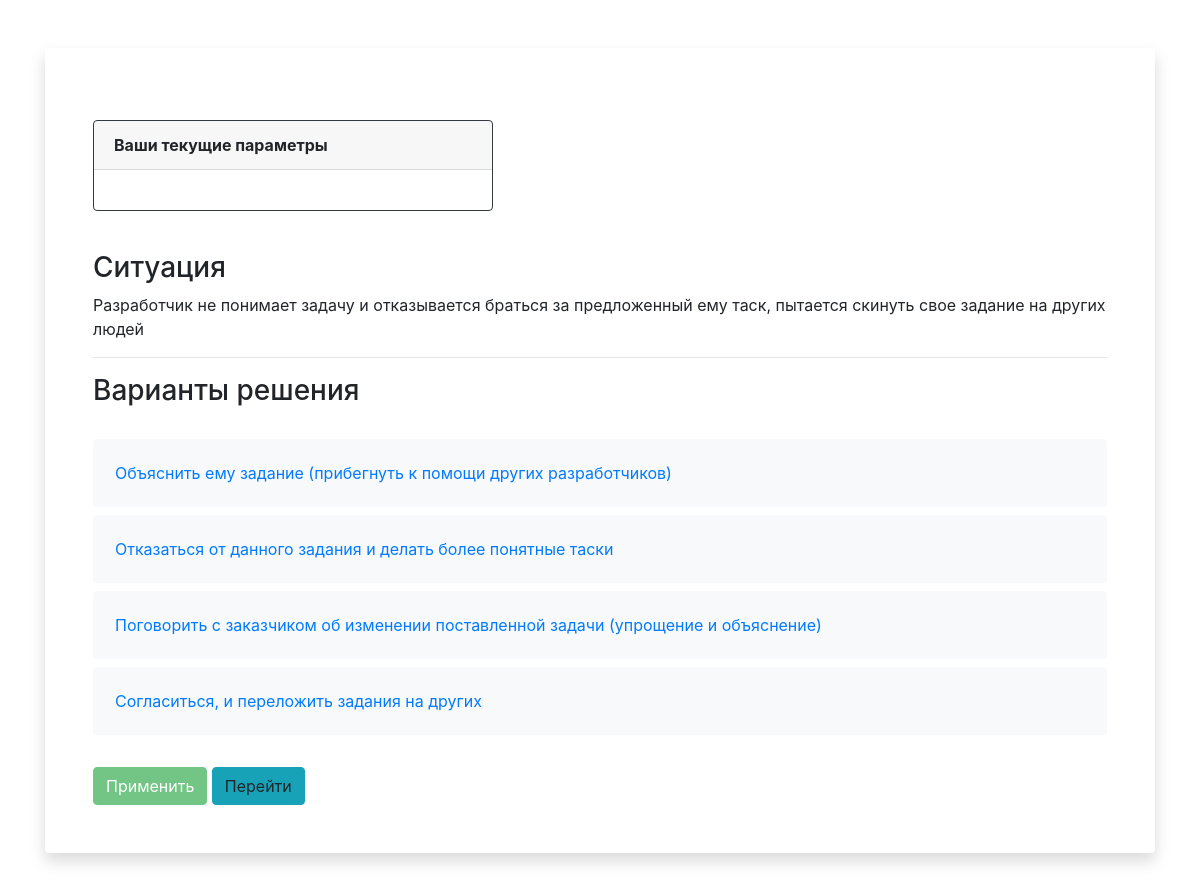
Page /sim/question/6 on the committed database.
### sim/models.py (models this page shows, shortened)
class Question(models.Model):
    type = models.CharField(max_length=10, choices=QUESTION_CHOICES, default=QUESTION_CHOICES[1][0])
    name = models.TextField(unique=True)

class Answer(models.Model):
    question = models.ForeignKey(Question, related_name='question_answers', null=False, blank=False,
                                 on_delete=models.CASCADE)
    text = models.TextField()
    class Meta:
        unique_together = (('question', 'text'),)

### sim/views.py (the view)
# urls.py: url(r'^question/(?P<q_id>[0-9]+)$', question, name='question'),
def question(request, q_id):
    question = Question.objects.get(id=q_id)
    question_answers = question.question_answers.all()
    results = Result.objects.filter(
        session_key=request.session.session_key)
    response = render(request, 'sim/question.html',
                      {'answers': question_answers, 'results': results, 'end': question.type == 'конец'})
    return response

### templates/sim/question.html (shortened to what this page needs)
{% load static %}
<!DOCTYPE html>
<html lang="en">
<head>
    <link rel="stylesheet" href="https://stackpath.bootstrapcdn.com/bootstrap/4.3.1/css/bootstrap.min.css"
>
    <link href="{% static "css/custom.css" %}" type="text/css" rel="stylesheet"/>
</head>
<body>
<div class="container">
    <div class="card border-0 shadow my-5">
        <div class="card-body p-5">
            <br>
            <div class="card border-dark mb-3" style="width: 25rem;">
                <div class="card-header"><strong>Ваши текущие параметры</strong></div>
                <div class="card-body" id="result">
                </div>
            </div>
            <br>
            <h3>Ситуация</h3>
            <div id="q">{{ answers.first.question.name }}</div>
            <hr>
            <h3>Варианты решения</h3>
            <br>
            <form method="post">
                {% for answer in answers %}
                    <label>
                        <div class=" card card-body bg-light d-flex flex-row justify-content-between align-items-center">
                            {{ answer.text }}
                        </div>
                    </label>
                {% endfor %}
            </form>
            <br>
            <button id="send" class="btn btn-success labelText" disabled>
                Применить
            </button>
            <a id="go" role="button" class="btn btn-info labelText" disabled>
                {% if not end %}
                    Перейти
                {% else %}
                    Завершить
                {% endif %}
            </a>
        </div>
    </div>
</div>
</body>
</html>

### static/css/custom.css (style rules this page uses)
label { width: 100%; font-size: 1rem; }
.card-input-element+.card { height: calc(36px + 2*1rem); color: var(--primary); -webkit-box-shadow: none; box-shadow: none; border: 2px solid transparent; border-radius: 4px; }
body { background: url("http://wellworthsurgical.com/wp-content/uploads/parser/work-desk-background-1.jpg") no-repeat center center fixed; -webkit-background-size: cover; -moz-background-size: cover; background-size: cover; -o-background-size: cover; }

### rows in the picture
Question: first.question.name "Разработчик не понимает задачу и отказывается браться за предложенный ему таск, пытается скинуть свое задание на других людей"
Answer: text "Объяснить ему задание (прибегнуть к помощи других разработчиков)"
Answer: text "Отказаться от данного задания и делать более понятные таски"
Answer: text "Поговорить с заказчиком об изменении поставленной задачи (упрощение и объяснение)"
Answer: text "Согласиться, и переложить задания на других"
